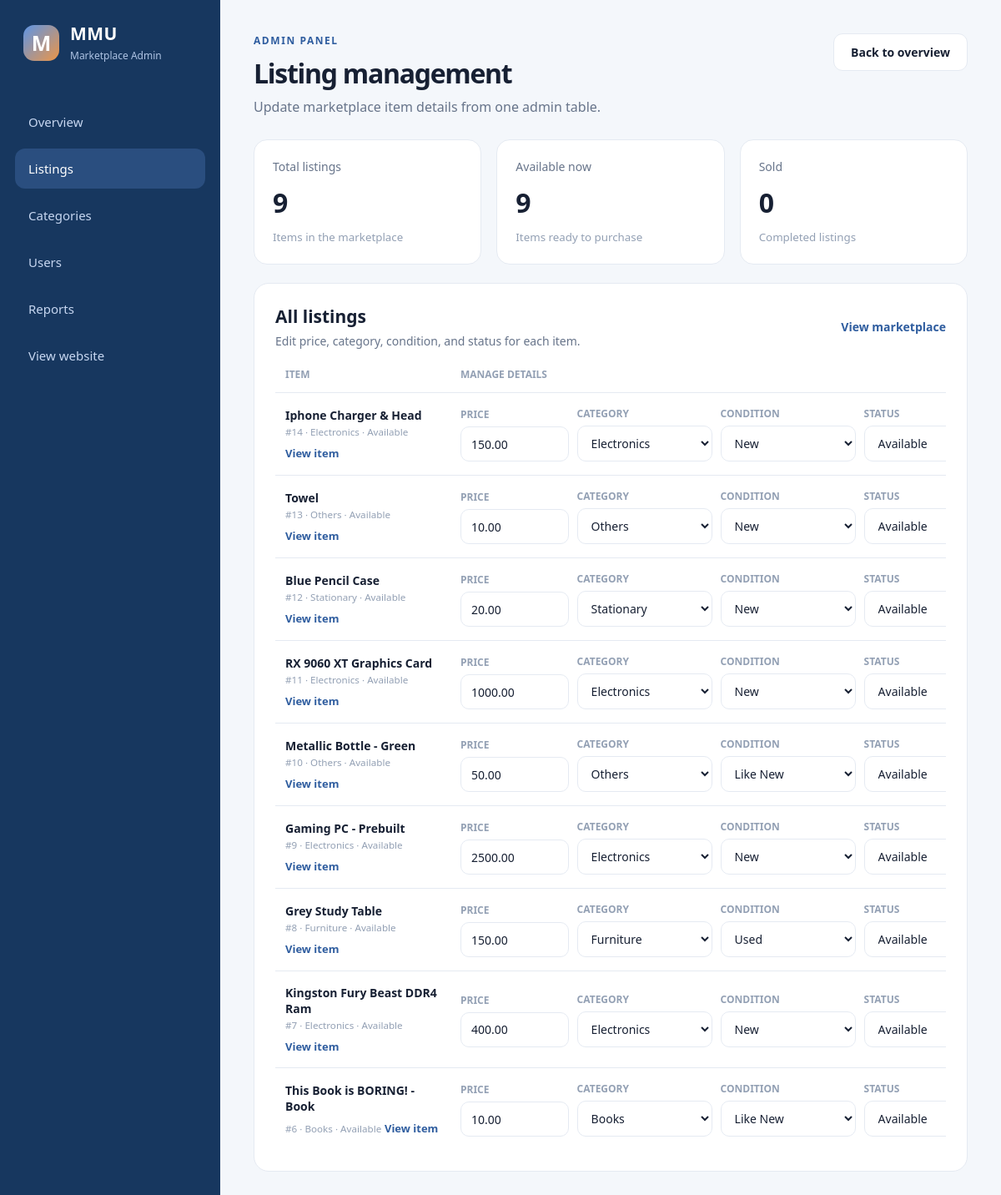
Page /admin/items on the earlier database version.
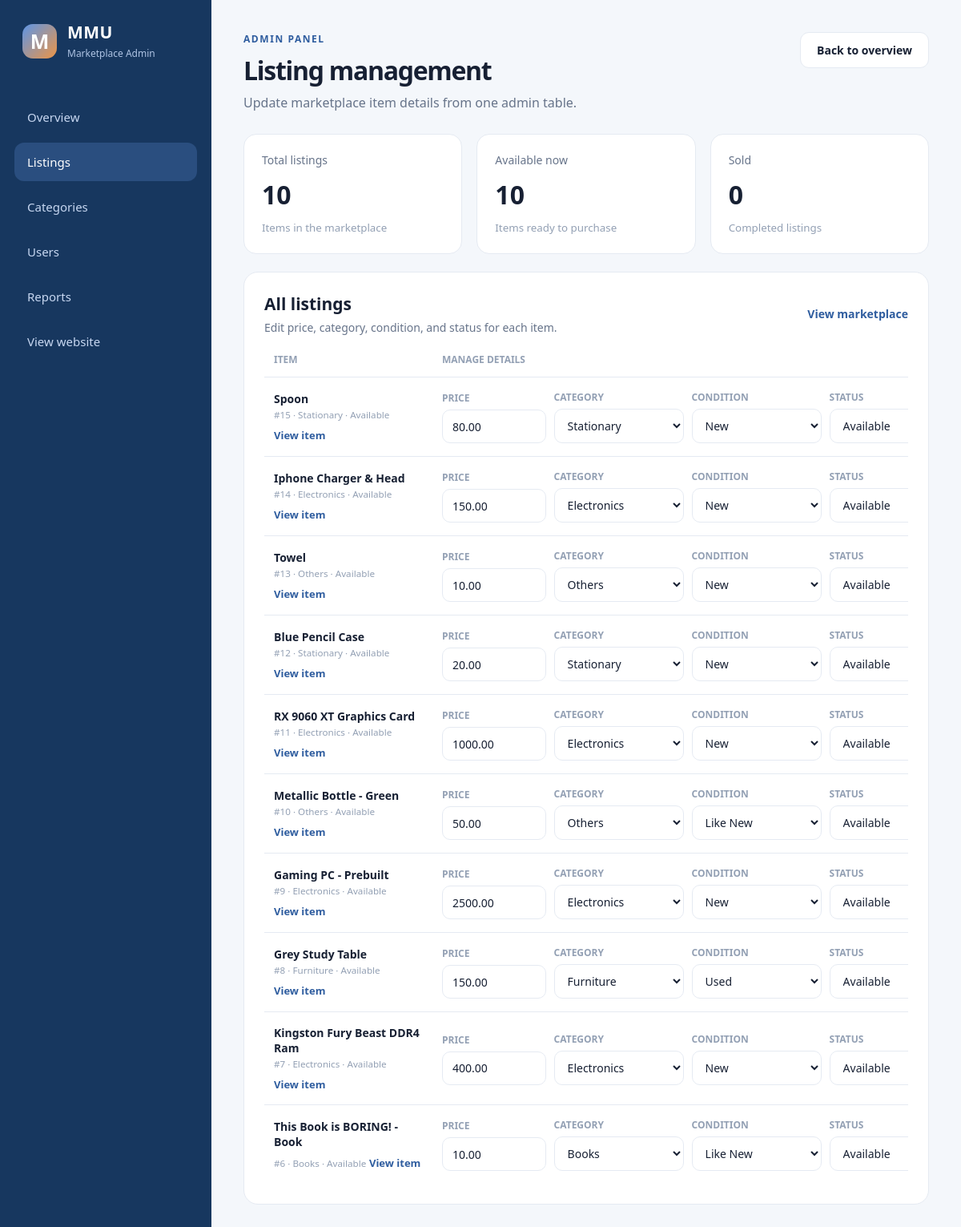
Same page on the later database version.
### tables this page shows
CREATE TABLE item(
                   id INTEGER PRIMARY KEY AUTOINCREMENT,
                   title TEXT NOT NULL,
                   description TEXT NOT NULL,
                   category_id INTEGER NOT NULL,
                   status_id INTEGER NOT NULL,
                   condition_id INTEGER,
                   price REAL NOT NULL, image TEXT, seller_num TEXT, user_id INTEGER REFERENCES user(id),
                   FOREIGN KEY(category_id) REFERENCES category(id),
                   FOREIGN KEY(status_id) REFERENCES status(id),
                   FOREIGN KEY(condition_id) REFERENCES item_condition(id)
                   );

CREATE TABLE category(
                   id INTEGER PRIMARY KEY AUTOINCREMENT,
                   name TEXT NOT NULL UNIQUE
                   
                   );

CREATE TABLE status(
                   id INTEGER PRIMARY KEY AUTOINCREMENT,
                   condition TEXT NOT NULL UNIQUE
                   
                   );

CREATE TABLE item_condition(
                   id INTEGER PRIMARY KEY AUTOINCREMENT,
                   name TEXT NOT NULL UNIQUE

                   );

### app.py (the view)
@app.route("/admin/items")
def admin_items():
    connect = sqlite3.connect("database.db")
    cursor = connect.cursor()
    cursor.execute("""
        SELECT item.id, item.title, item.price,
               item.category_id, category.name,
               item.status_id, status.condition,
               item.condition_id, COALESCE(
                   item_condition.name, 'Not specified')
        FROM item
        JOIN category ON item.category_id = category.id
        JOIN status ON item.status_id = status.id
        LEFT JOIN item_condition ON item.condition_id = item_condition.id
        ORDER BY item.id DESC
    """)
    items = cursor.fetchall()
    cursor.execute("SELECT id, name FROM category ORDER BY name")
    categories = cursor.fetchall()
    cursor.execute("SELECT id, condition FROM status ORDER BY id")
    statuses = cursor.fetchall()
    cursor.execute("SELECT id, name FROM item_condition ORDER BY id")
    conditions = cursor.fetchall()
    stats = {
        "total_items": len(items),
        "available_items": sum(1 for item in items if item[6] == "Available"),
        "sold_items": sum(1 for item in items if item[6] == "Sold")
    }
    connect.close()
    return render_template("admin_items.html",
                           items=items,
                           categories=categories,
                           statuses=statuses,
                           conditions=conditions,
                           stats=stats)

### templates/admin_items.html (shortened to what the changed rows need)
<!DOCTYPE html>
<html lang="en">
<head>
    <link rel="stylesheet" href="{{ url_for('static', filename='css/admin.css') }}">
</head>
<body class="admin-body">
    <div class="admin-layout">
        <main class="admin-main">
            <header class="dashboard-header">
                <div>
                    <h1>Listing management</h1>
                </div>
            </header>
            <section class="stat-grid" aria-label="Listing statistics">
                <article class="stat-card">
                    <p>Total listings</p>
                    <strong>{{ stats.total_items }}</strong>
                    <small>Items in the marketplace</small>
                </article>
                <article class="stat-card">
                    <p>Available now</p>
                    <strong>{{ stats.available_items }}</strong>
                    <small>Items ready to purchase</small>
                </article>
            </section>
            <section class="listings-panel">
                <div class="panel-heading">
                    <div>
                        <h2>All listings</h2>
                    </div>
                </div>
                <div class="table-wrap">
                    <table class="listing-table admin-item-table">
                        <thead>
                            <tr>
                                <th>Item</th>
                                <th>Manage details</th>
                            </tr>
                        </thead>
                        <tbody>
                            {% for item_id, title, price, category_id, category_name, status_id, status_name, condition_id, condition_name in items %}
                            <tr>
                                <td>
                                    <strong>{{ title }}</strong>
                                    <small>#{{ item_id }} · {{ category_name }} · {{ status_name }}</small>
                                    <a class="table-action-link" href="{{ url_for('item_detail', item_id=item_id) }}">View item</a>
                                </td>
                                <td>
                                    <form class="item-admin-form" method="POST" action="{{ url_for('update_admin_item', item_id=item_id) }}">
                                        <label class="item-admin-field">
                                            <span>Price</span>
                                            <input type="number" name="price" value="{{ '%.2f' | format(price) }}" min="0" step="0.01" required>
                                        </label>
                                        <label class="item-admin-field">
                                            <span>Category</span>
                                            <select name="category" required>
                                                {% for category_option_id, category_option_name in categories %}
                                                <option value="{{ category_option_id }}" {% if category_option_id == category_id %}selected{% endif %}>{{ category_option_name }}</option>
                                                {% endfor %}
                                            </select>
                                        </label>
                                        <label class="item-admin-field">
                                            <span>Condition</span>
                                            <select name="condition" required>
                                                {% for condition_option_id, condition_option_name in conditions %}
                                                <option value="{{ condition_option_id }}" {% if condition_option_id == condition_id %}selected{% endif %}>{{ condition_option_name }}</option>
                                                {% endfor %}
                                            </select>
                                        </label>
                                        <label class="item-admin-field">
                                            <span>Status</span>
                                            <select name="status" required>
                                                {% for status_option_id, status_option_name in statuses %}
                                                <option value="{{ status_option_id }}" {% if status_option_id == status_id %}selected{% endif %}>{{ status_option_name }}</option>
                                                {% endfor %}
                                            </select>
                                        </label>
                                    </form>
                                </td>
                            </tr>
                            {% else %}
                            <tr class="empty-row">
                                <td colspan="2">No listings available yet.</td>
                            </tr>
                            {% endfor %}
                        </tbody>
                    </table>
                </div>
            </section>
        </main>
    </div>
</body>
</html>

Differences in the rows shown:
added item: title "Spoon", id "15", name "Stationary", condition "Available", price "80.00", category "Stationary", condition "New", status "Available"
Other differences:
{{ stats.total_items }}: "9" → "10"
{{ stats.available_items }}: "9" → "10"
